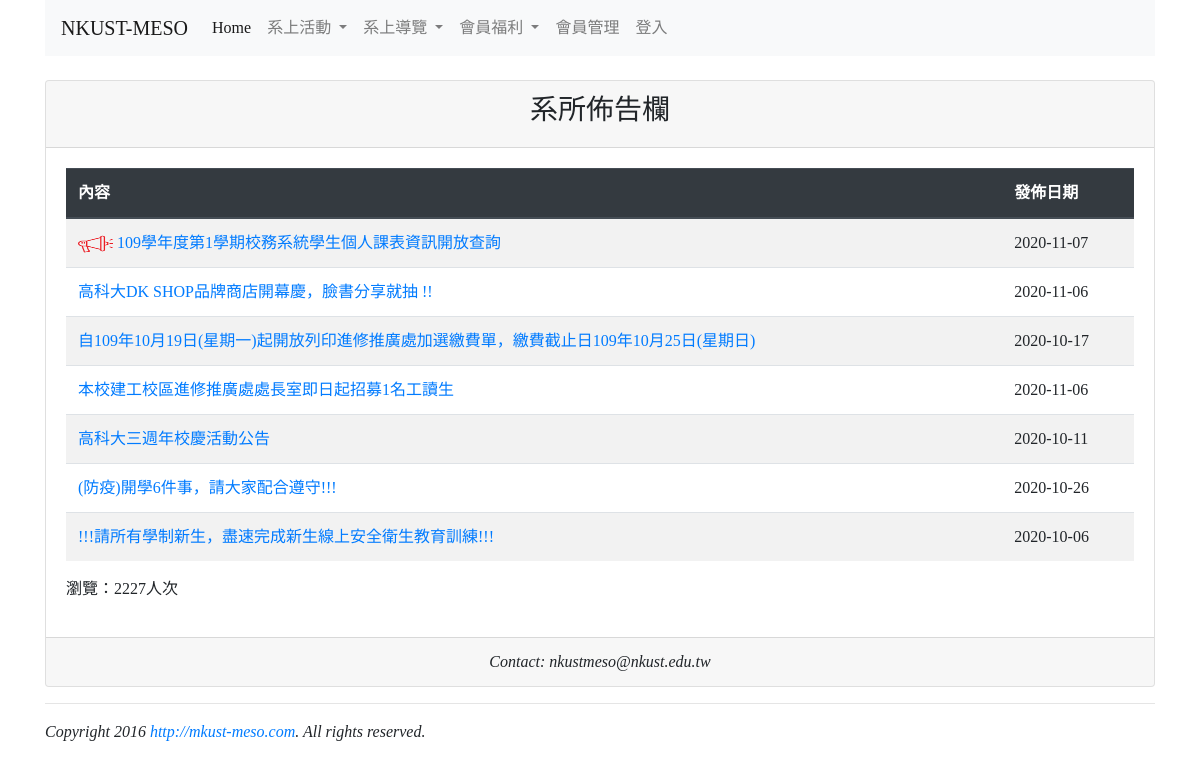
The page /homepage.php on the database its author committed.
### tables this page shows
CREATE TABLE `post` (
  `id` int(11) NOT NULL,
  `message` varchar(100) NOT NULL,
  `link` varchar(200) NOT NULL,
  `postdate` date NOT NULL
);

### homepage.php (the view, shortened to what this page needs)
<?php
require "includes/dbconfig.php";
?>
<!DOCTYPE html>
<html>
<head>
  <link rel="stylesheet" href="https://stackpath.bootstrapcdn.com/bootstrap/4.5.2/css/bootstrap.min.css">
</head>
<body>
  <?php require "includes/menu.php"; ?>
  <br>
  <div class='container'>
    <div class='row'>
      <div class='col-md-12'>
        <div class='card card-primary'>
          <div class='card-header' align=center>
            <h3>系所佈告欄</h3>
          </div>
          <div class='card-body' align=center>
            <table class='table table-striped table-hover'>
              <?php
              $sql = "SELECT * FROM post order by id desc";
              $result = $conn->query($sql);
              ?>
              <thead class='thead-dark'>
                <tr>
                  <th>內容</th>
                  <th>發佈日期</th>
                </tr>
              </thead>
              <tbody>
                <tr>
                  <td>
                    <img src="./imags/announcement.png" width="35" height="22">
                    <a href="https://ceed.nkust.edu.tw/p/406-1014-37399,r11.php">109學年度第1學期校務系統學生個人課表資訊開放查詢</a>
                  </td>
                  <td>
                    2020-11-07
                  </td>
                </tr>
                <?php
                if ($result->num_rows > 0) {
                  while ($row = $result->fetch_assoc()) {
                    echo "<td>" . "<a href=" . $row["link"] . ">" . $row["message"] . "</a>" . "</td>" . "<td>" . $row["postdate"] . "</td>";
                  }
                } else {
                  echo "0 results";
                }
                ?>
              </tbody>
            </table>
            <p style="text-align:left;"><?php require "footer.php"; ?></p>
          </div>
          <div class='card-footer' align=center>
            <em>Contact: nkustmeso@nkust.edu.tw</em>
          </div>
        </div>
      </div>
    </div>
    <hr>
    <em>Copyright 2016 <a href='http://nkust-meso.com'>http://mkust-meso.com</a>. All rights reserved.</em>
  </div>
</body>
</html>

### homepage.php (style rules this page uses)
h1, h2, h3, h4, h5, p, div { font-family: 微軟正黑體; }

### rows shown on the page
post: message "高科大DK SHOP品牌商店開幕慶，臉書分享就抽 !!", postdate "2020-11-06"
post: message "自109年10月19日(星期一)起開放列印進修推廣處加選繳費單，繳費截止日109年10月25日(星期日)", postdate "2020-10-17"
post: message "本校建工校區進修推廣處處長室即日起招募1名工讀生", postdate "2020-11-06"
post: message "高科大三週年校慶活動公告", postdate "2020-10-11"
post: message "(防疫)開學6件事，請大家配合遵守!!!", postdate "2020-10-26"
post: message "!!!請所有學制新生，盡速完成新生線上安全衛生教育訓練!!!", postdate "2020-10-06"

### other values the page prints
$counter "2227"
